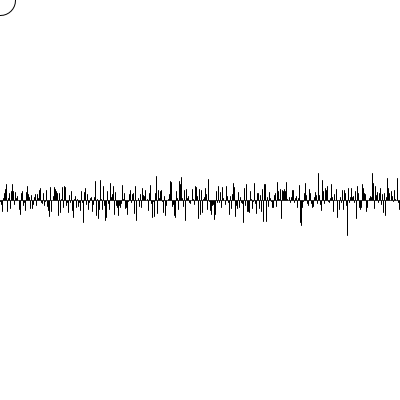
Frame 1 (no input)
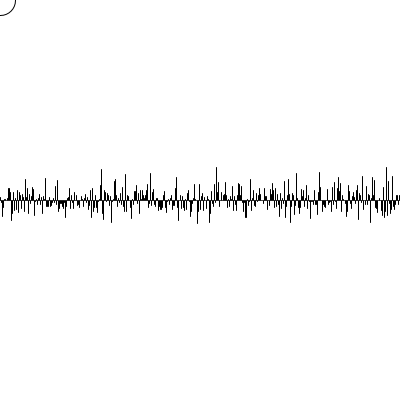
Frame 60 (the mouse pressed at the canvas centre just before this capture)
Frame 120 (the mouse held since frame 60 and released just before this capture): identical to frame 60, image omitted

The Processing sketch that drew these frames (run headless with seeded random() and noise(); from frame 60 on, the mouse is pressed at the canvas centre):

// Processing sketch: randomGaussianLines
// ── randomGaussianLines.pde
void setup() {
  size(400, 400);
  background(0);
}
void draw() {
  if(mousePressed == false) {
  background(255);
 
    ellipse(mouseX, mouseY, 30, 30);
    for(int i = 0; i < width; i++) {
      fill(255);
      line(i, .5*height, i, .5*height+randomGaussian()*10);
      
    }
  }
}
